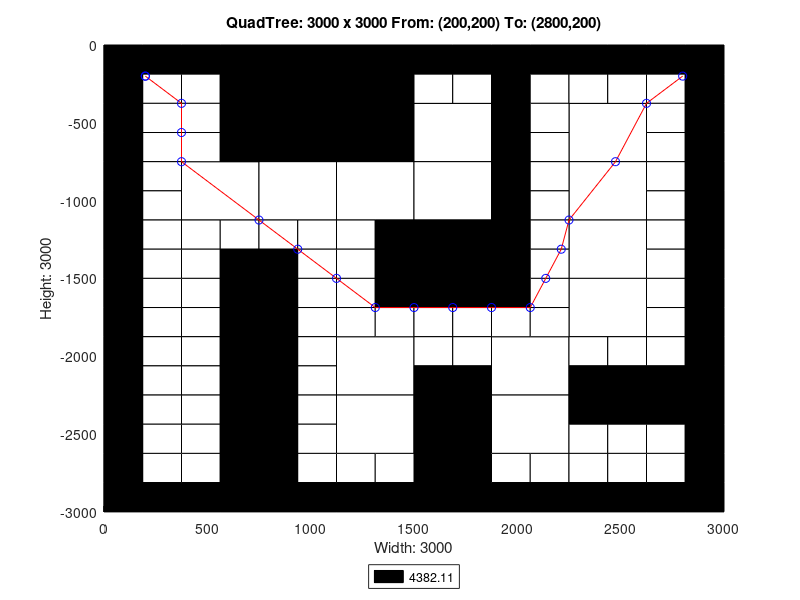

Source code (MATLAB):
axis([0 3000 -3000 0]);
title('QuadTree: 3000 x 3000 From: (200,200) To: (2800,200)');
xlabel('Width: 3000');
ylabel('Height: 3000');
rectangle('Position',[750 -750 750 750], 'FaceColor',[0 0 0]);
rectangle('Position',[375 -1125 375 375], 'FaceColor',[1 1 1]);
rectangle('Position',[750 -1125 375 375], 'FaceColor',[1 1 1]);
rectangle('Position',[1125 -1125 375 375], 'FaceColor',[1 1 1]);
rectangle('Position',[1500 -750 375 375], 'FaceColor',[1 1 1]);
rectangle('Position',[2250 -750 375 375], 'FaceColor',[1 1 1]);
rectangle('Position',[1500 -1125 375 375], 'FaceColor',[1 1 1]);
rectangle('Position',[1500 -1500 375 375], 'FaceColor',[0 0 0]);
rectangle('Position',[2250 -1125 375 375], 'FaceColor',[1 1 1]);
rectangle('Position',[2250 -1500 375 375], 'FaceColor',[1 1 1]);
rectangle('Position',[1125 -2250 375 375], 'FaceColor',[1 1 1]);
rectangle('Position',[1125 -2625 375 375], 'FaceColor',[1 1 1]);
rectangle('Position',[1875 -2250 375 375], 'FaceColor',[1 1 1]);
rectangle('Position',[2250 -1875 375 375], 'FaceColor',[1 1 1]);
rectangle('Position',[1500 -2625 375 375], 'FaceColor',[0 0 0]);
rectangle('Position',[1875 -2625 375 375], 'FaceColor',[1 1 1]);
rectangle('Position',[1500 -3000 375 375], 'FaceColor',[0 0 0]);
rectangle('Position',[0 -187.5 187.5 187.5], 'FaceColor',[0 0 0]);
rectangle('Position',[187.5 -187.5 187.5 187.5], 'FaceColor',[0 0 0]);
rectangle('Position',[0 -375 187.5 187.5], 'FaceColor',[0 0 0]);
rectangle('Position',[187.5 -375 187.5 187.5], 'FaceColor',[1 1 1]);
rectangle('Position',[375 -187.5 187.5 187.5], 'FaceColor',[0 0 0]);
rectangle('Position',[562.5 -187.5 187.5 187.5], 'FaceColor',[0 0 0]);
rectangle('Position',[375 -375 187.5 187.5], 'FaceColor',[1 1 1]);
rectangle('Position',[562.5 -375 187.5 187.5], 'FaceColor',[0 0 0]);
rectangle('Position',[0 -562.5 187.5 187.5], 'FaceColor',[0 0 0]);
rectangle('Position',[187.5 -562.5 187.5 187.5], 'FaceColor',[1 1 1]);
rectangle('Position',[0 -750 187.5 187.5], 'FaceColor',[0 0 0]);
rectangle('Position',[187.5 -750 187.5 187.5], 'FaceColor',[1 1 1]);
rectangle('Position',[375 -562.5 187.5 187.5], 'FaceColor',[1 1 1]);
rectangle('Position',[562.5 -562.5 187.5 187.5], 'FaceColor',[0 0 0]);
rectangle('Position',[375 -750 187.5 187.5], 'FaceColor',[1 1 1]);
rectangle('Position',[562.5 -750 187.5 187.5], 'FaceColor',[0 0 0]);
rectangle('Position',[0 -937.5 187.5 187.5], 'FaceColor',[0 0 0]);
rectangle('Position',[187.5 -937.5 187.5 187.5], 'FaceColor',[1 1 1]);
rectangle('Position',[0 -1125 187.5 187.5], 'FaceColor',[0 0 0]);
rectangle('Position',[187.5 -1125 187.5 187.5], 'FaceColor',[1 1 1]);
rectangle('Position',[0 -1312.5 187.5 187.5], 'FaceColor',[0 0 0]);
rectangle('Position',[187.5 -1312.5 187.5 187.5], 'FaceColor',[1 1 1]);
rectangle('Position',[0 -1500 187.5 187.5], 'FaceColor',[0 0 0]);
rectangle('Position',[187.5 -1500 187.5 187.5], 'FaceColor',[1 1 1]);
rectangle('Position',[375 -1312.5 187.5 187.5], 'FaceColor',[1 1 1]);
rectangle('Position',[562.5 -1312.5 187.5 187.5], 'FaceColor',[1 1 1]);
rectangle('Position',[375 -1500 187.5 187.5], 'FaceColor',[1 1 1]);
rectangle('Position',[562.5 -1500 187.5 187.5], 'FaceColor',[0 0 0]);
rectangle('Position',[750 -1312.5 187.5 187.5], 'FaceColor',[1 1 1]);
rectangle('Position',[937.5 -1312.5 187.5 187.5], 'FaceColor',[1 1 1]);
rectangle('Position',[750 -1500 187.5 187.5], 'FaceColor',[0 0 0]);
rectangle('Position',[937.5 -1500 187.5 187.5], 'FaceColor',[1 1 1]);
rectangle('Position',[1125 -1312.5 187.5 187.5], 'FaceColor',[1 1 1]);
rectangle('Position',[1312.5 -1312.5 187.5 187.5], 'FaceColor',[0 0 0]);
rectangle('Position',[1125 -1500 187.5 187.5], 'FaceColor',[1 1 1]);
rectangle('Position',[1312.5 -1500 187.5 187.5], 'FaceColor',[0 0 0]);
rectangle('Position',[1500 -187.5 187.5 187.5], 'FaceColor',[0 0 0]);
rectangle('Position',[1687.5 -187.5 187.5 187.5], 'FaceColor',[0 0 0]);
rectangle('Position',[1500 -375 187.5 187.5], 'FaceColor',[1 1 1]);
rectangle('Position',[1687.5 -375 187.5 187.5], 'FaceColor',[1 1 1]);
rectangle('Position',[1875 -187.5 187.5 187.5], 'FaceColor',[0 0 0]);
rectangle('Position',[2062.5 -187.5 187.5 187.5], 'FaceColor',[0 0 0]);
rectangle('Position',[1875 -375 187.5 187.5], 'FaceColor',[0 0 0]);
rectangle('Position',[2062.5 -375 187.5 187.5], 'FaceColor',[1 1 1]);
rectangle('Position',[1875 -562.5 187.5 187.5], 'FaceColor',[0 0 0]);
rectangle('Position',[2062.5 -562.5 187.5 187.5], 'FaceColor',[1 1 1]);
rectangle('Position',[1875 -750 187.5 187.5], 'FaceColor',[0 0 0]);
rectangle('Position',[2062.5 -750 187.5 187.5], 'FaceColor',[1 1 1]);
rectangle('Position',[2250 -187.5 187.5 187.5], 'FaceColor',[0 0 0]);
rectangle('Position',[2437.5 -187.5 187.5 187.5], 'FaceColor',[0 0 0]);
rectangle('Position',[2250 -375 187.5 187.5], 'FaceColor',[1 1 1]);
rectangle('Position',[2437.5 -375 187.5 187.5], 'FaceColor',[1 1 1]);
rectangle('Position',[2625 -187.5 187.5 187.5], 'FaceColor',[0 0 0]);
rectangle('Position',[2812.5 -187.5 187.5 187.5], 'FaceColor',[0 0 0]);
rectangle('Position',[2625 -375 187.5 187.5], 'FaceColor',[1 1 1]);
rectangle('Position',[2812.5 -375 187.5 187.5], 'FaceColor',[0 0 0]);
rectangle('Position',[2625 -562.5 187.5 187.5], 'FaceColor',[1 1 1]);
rectangle('Position',[2812.5 -562.5 187.5 187.5], 'FaceColor',[0 0 0]);
rectangle('Position',[2625 -750 187.5 187.5], 'FaceColor',[1 1 1]);
rectangle('Position',[2812.5 -750 187.5 187.5], 'FaceColor',[0 0 0]);
rectangle('Position',[1875 -937.5 187.5 187.5], 'FaceColor',[0 0 0]);
rectangle('Position',[2062.5 -937.5 187.5 187.5], 'FaceColor',[1 1 1]);
rectangle('Position',[1875 -1125 187.5 187.5], 'FaceColor',[0 0 0]);
rectangle('Position',[2062.5 -1125 187.5 187.5], 'FaceColor',[1 1 1]);
rectangle('Position',[1875 -1312.5 187.5 187.5], 'FaceColor',[0 0 0]);
rectangle('Position',[2062.5 -1312.5 187.5 187.5], 'FaceColor',[1 1 1]);
rectangle('Position',[1875 -1500 187.5 187.5], 'FaceColor',[0 0 0]);
rectangle('Position',[2062.5 -1500 187.5 187.5], 'FaceColor',[1 1 1]);
rectangle('Position',[2625 -937.5 187.5 187.5], 'FaceColor',[1 1 1]);
rectangle('Position',[2812.5 -937.5 187.5 187.5], 'FaceColor',[0 0 0]);
rectangle('Position',[2625 -1125 187.5 187.5], 'FaceColor',[1 1 1]);
rectangle('Position',[2812.5 -1125 187.5 187.5], 'FaceColor',[0 0 0]);
rectangle('Position',[2625 -1312.5 187.5 187.5], 'FaceColor',[1 1 1]);
rectangle('Position',[2812.5 -1312.5 187.5 187.5], 'FaceColor',[0 0 0]);
rectangle('Position',[2625 -1500 187.5 187.5], 'FaceColor',[1 1 1]);
rectangle('Position',[2812.5 -1500 187.5 187.5], 'FaceColor',[0 0 0]);
rectangle('Position',[0 -1687.5 187.5 187.5], 'FaceColor',[0 0 0]);
rectangle('Position',[187.5 -1687.5 187.5 187.5], 'FaceColor',[1 1 1]);
rectangle('Position',[0 -1875 187.5 187.5], 'FaceColor',[0 0 0]);
rectangle('Position',[187.5 -1875 187.5 187.5], 'FaceColor',[1 1 1]);
rectangle('Position',[375 -1687.5 187.5 187.5], 'FaceColor',[1 1 1]);
rectangle('Position',[562.5 -1687.5 187.5 187.5], 'FaceColor',[0 0 0]);
rectangle('Position',[375 -1875 187.5 187.5], 'FaceColor',[1 1 1]);
rectangle('Position',[562.5 -1875 187.5 187.5], 'FaceColor',[0 0 0]);
rectangle('Position',[0 -2062.5 187.5 187.5], 'FaceColor',[0 0 0]);
rectangle('Position',[187.5 -2062.5 187.5 187.5], 'FaceColor',[1 1 1]);
rectangle('Position',[0 -2250 187.5 187.5], 'FaceColor',[0 0 0]);
rectangle('Position',[187.5 -2250 187.5 187.5], 'FaceColor',[1 1 1]);
rectangle('Position',[375 -2062.5 187.5 187.5], 'FaceColor',[1 1 1]);
rectangle('Position',[562.5 -2062.5 187.5 187.5], 'FaceColor',[0 0 0]);
rectangle('Position',[375 -2250 187.5 187.5], 'FaceColor',[1 1 1]);
rectangle('Position',[562.5 -2250 187.5 187.5], 'FaceColor',[0 0 0]);
rectangle('Position',[750 -1687.5 187.5 187.5], 'FaceColor',[0 0 0]);
rectangle('Position',[937.5 -1687.5 187.5 187.5], 'FaceColor',[1 1 1]);
rectangle('Position',[750 -1875 187.5 187.5], 'FaceColor',[0 0 0]);
rectangle('Position',[937.5 -1875 187.5 187.5], 'FaceColor',[1 1 1]);
rectangle('Position',[1125 -1687.5 187.5 187.5], 'FaceColor',[1 1 1]);
rectangle('Position',[1312.5 -1687.5 187.5 187.5], 'FaceColor',[0 0 0]);
rectangle('Position',[1125 -1875 187.5 187.5], 'FaceColor',[1 1 1]);
rectangle('Position',[1312.5 -1875 187.5 187.5], 'FaceColor',[1 1 1]);
rectangle('Position',[750 -2062.5 187.5 187.5], 'FaceColor',[0 0 0]);
rectangle('Position',[937.5 -2062.5 187.5 187.5], 'FaceColor',[1 1 1]);
rectangle('Position',[750 -2250 187.5 187.5], 'FaceColor',[0 0 0]);
rectangle('Position',[937.5 -2250 187.5 187.5], 'FaceColor',[1 1 1]);
rectangle('Position',[0 -2437.5 187.5 187.5], 'FaceColor',[0 0 0]);
rectangle('Position',[187.5 -2437.5 187.5 187.5], 'FaceColor',[1 1 1]);
rectangle('Position',[0 -2625 187.5 187.5], 'FaceColor',[0 0 0]);
rectangle('Position',[187.5 -2625 187.5 187.5], 'FaceColor',[1 1 1]);
rectangle('Position',[375 -2437.5 187.5 187.5], 'FaceColor',[1 1 1]);
rectangle('Position',[562.5 -2437.5 187.5 187.5], 'FaceColor',[0 0 0]);
rectangle('Position',[375 -2625 187.5 187.5], 'FaceColor',[1 1 1]);
rectangle('Position',[562.5 -2625 187.5 187.5], 'FaceColor',[0 0 0]);
rectangle('Position',[0 -2812.5 187.5 187.5], 'FaceColor',[0 0 0]);
rectangle('Position',[187.5 -2812.5 187.5 187.5], 'FaceColor',[1 1 1]);
rectangle('Position',[0 -3000 187.5 187.5], 'FaceColor',[0 0 0]);
rectangle('Position',[187.5 -3000 187.5 187.5], 'FaceColor',[0 0 0]);
rectangle('Position',[375 -2812.5 187.5 187.5], 'FaceColor',[1 1 1]);
rectangle('Position',[562.5 -2812.5 187.5 187.5], 'FaceColor',[0 0 0]);
rectangle('Position',[375 -3000 187.5 187.5], 'FaceColor',[0 0 0]);
rectangle('Position',[562.5 -3000 187.5 187.5], 'FaceColor',[0 0 0]);
rectangle('Position',[750 -2437.5 187.5 187.5], 'FaceColor',[0 0 0]);
rectangle('Position',[937.5 -2437.5 187.5 187.5], 'FaceColor',[1 1 1]);
rectangle('Position',[750 -2625 187.5 187.5], 'FaceColor',[0 0 0]);
rectangle('Position',[937.5 -2625 187.5 187.5], 'FaceColor',[1 1 1]);
rectangle('Position',[750 -2812.5 187.5 187.5], 'FaceColor',[0 0 0]);
rectangle('Position',[937.5 -2812.5 187.5 187.5], 'FaceColor',[1 1 1]);
rectangle('Position',[750 -3000 187.5 187.5], 'FaceColor',[0 0 0]);
rectangle('Position',[937.5 -3000 187.5 187.5], 'FaceColor',[0 0 0]);
rectangle('Position',[1125 -2812.5 187.5 187.5], 'FaceColor',[1 1 1]);
rectangle('Position',[1312.5 -2812.5 187.5 187.5], 'FaceColor',[1 1 1]);
rectangle('Position',[1125 -3000 187.5 187.5], 'FaceColor',[0 0 0]);
rectangle('Position',[1312.5 -3000 187.5 187.5], 'FaceColor',[0 0 0]);
rectangle('Position',[1500 -1687.5 187.5 187.5], 'FaceColor',[0 0 0]);
rectangle('Position',[1687.5 -1687.5 187.5 187.5], 'FaceColor',[0 0 0]);
rectangle('Position',[1500 -1875 187.5 187.5], 'FaceColor',[1 1 1]);
rectangle('Position',[1687.5 -1875 187.5 187.5], 'FaceColor',[1 1 1]);
rectangle('Position',[1875 -1687.5 187.5 187.5], 'FaceColor',[0 0 0]);
rectangle('Position',[2062.5 -1687.5 187.5 187.5], 'FaceColor',[1 1 1]);
rectangle('Position',[1875 -1875 187.5 187.5], 'FaceColor',[1 1 1]);
rectangle('Position',[2062.5 -1875 187.5 187.5], 'FaceColor',[1 1 1]);
rectangle('Position',[1500 -2062.5 187.5 187.5], 'FaceColor',[1 1 1]);
rectangle('Position',[1687.5 -2062.5 187.5 187.5], 'FaceColor',[1 1 1]);
rectangle('Position',[1500 -2250 187.5 187.5], 'FaceColor',[0 0 0]);
rectangle('Position',[1687.5 -2250 187.5 187.5], 'FaceColor',[0 0 0]);
rectangle('Position',[2625 -1687.5 187.5 187.5], 'FaceColor',[1 1 1]);
rectangle('Position',[2812.5 -1687.5 187.5 187.5], 'FaceColor',[0 0 0]);
rectangle('Position',[2625 -1875 187.5 187.5], 'FaceColor',[1 1 1]);
rectangle('Position',[2812.5 -1875 187.5 187.5], 'FaceColor',[0 0 0]);
rectangle('Position',[2250 -2062.5 187.5 187.5], 'FaceColor',[1 1 1]);
rectangle('Position',[2437.5 -2062.5 187.5 187.5], 'FaceColor',[1 1 1]);
rectangle('Position',[2250 -2250 187.5 187.5], 'FaceColor',[0 0 0]);
rectangle('Position',[2437.5 -2250 187.5 187.5], 'FaceColor',[0 0 0]);
rectangle('Position',[2625 -2062.5 187.5 187.5], 'FaceColor',[1 1 1]);
rectangle('Position',[2812.5 -2062.5 187.5 187.5], 'FaceColor',[0 0 0]);
rectangle('Position',[2625 -2250 187.5 187.5], 'FaceColor',[0 0 0]);
rectangle('Position',[2812.5 -2250 187.5 187.5], 'FaceColor',[0 0 0]);
rectangle('Position',[1875 -2812.5 187.5 187.5], 'FaceColor',[1 1 1]);
rectangle('Position',[2062.5 -2812.5 187.5 187.5], 'FaceColor',[1 1 1]);
rectangle('Position',[1875 -3000 187.5 187.5], 'FaceColor',[0 0 0]);
rectangle('Position',[2062.5 -3000 187.5 187.5], 'FaceColor',[0 0 0]);
rectangle('Position',[2250 -2437.5 187.5 187.5], 'FaceColor',[0 0 0]);
rectangle('Position',[2437.5 -2437.5 187.5 187.5], 'FaceColor',[0 0 0]);
rectangle('Position',[2250 -2625 187.5 187.5], 'FaceColor',[1 1 1]);
rectangle('Position',[2437.5 -2625 187.5 187.5], 'FaceColor',[1 1 1]);
rectangle('Position',[2625 -2437.5 187.5 187.5], 'FaceColor',[0 0 0]);
rectangle('Position',[2812.5 -2437.5 187.5 187.5], 'FaceColor',[0 0 0]);
rectangle('Position',[2625 -2625 187.5 187.5], 'FaceColor',[1 1 1]);
rectangle('Position',[2812.5 -2625 187.5 187.5], 'FaceColor',[0 0 0]);
rectangle('Position',[2250 -2812.5 187.5 187.5], 'FaceColor',[1 1 1]);
rectangle('Position',[2437.5 -2812.5 187.5 187.5], 'FaceColor',[1 1 1]);
rectangle('Position',[2250 -3000 187.5 187.5], 'FaceColor',[0 0 0]);
rectangle('Position',[2437.5 -3000 187.5 187.5], 'FaceColor',[0 0 0]);
rectangle('Position',[2625 -2812.5 187.5 187.5], 'FaceColor',[1 1 1]);
rectangle('Position',[2812.5 -2812.5 187.5 187.5], 'FaceColor',[0 0 0]);
rectangle('Position',[2625 -3000 187.5 187.5], 'FaceColor',[0 0 0]);
rectangle('Position',[2812.5 -3000 187.5 187.5], 'FaceColor',[0 0 0]);
X=[2800,2625,2475,2250,2212.5,2137.5,2062.5,1875,1687.5,1500,1312.5,1125,937.5,750,375,375,375,200,200];
Y=[-200,-375,-750,-1125,-1312.5,-1500,-1687.5,-1687.5,-1687.5,-1687.5,-1687.5,-1500,-1312.5,-1125,-750,-562.5,-375,-200,-200];
hold on;
plot(X,Y,'r');
plot(X,Y,'bo');
legend('4382.11','Location','southoutside');
